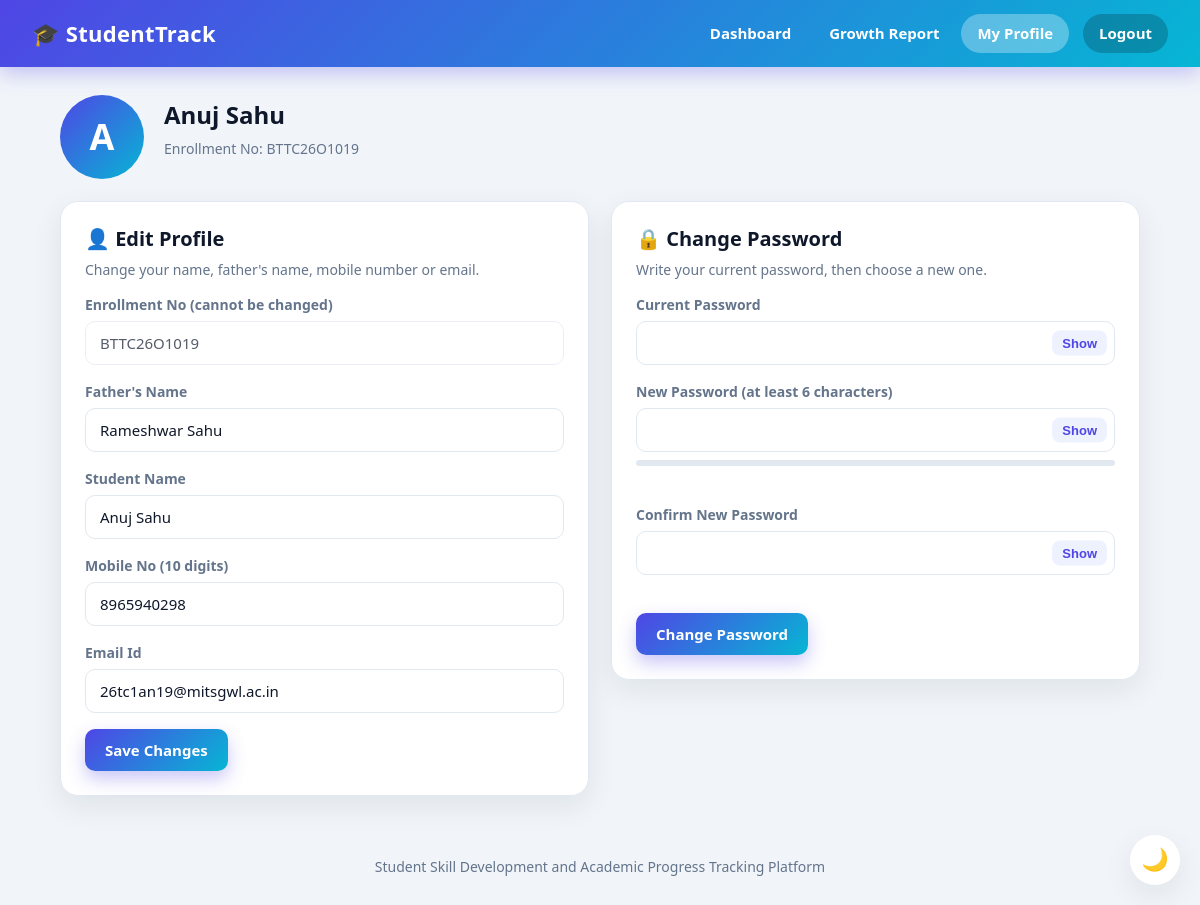
The page /profile (signed in) on the database as committed earlier.
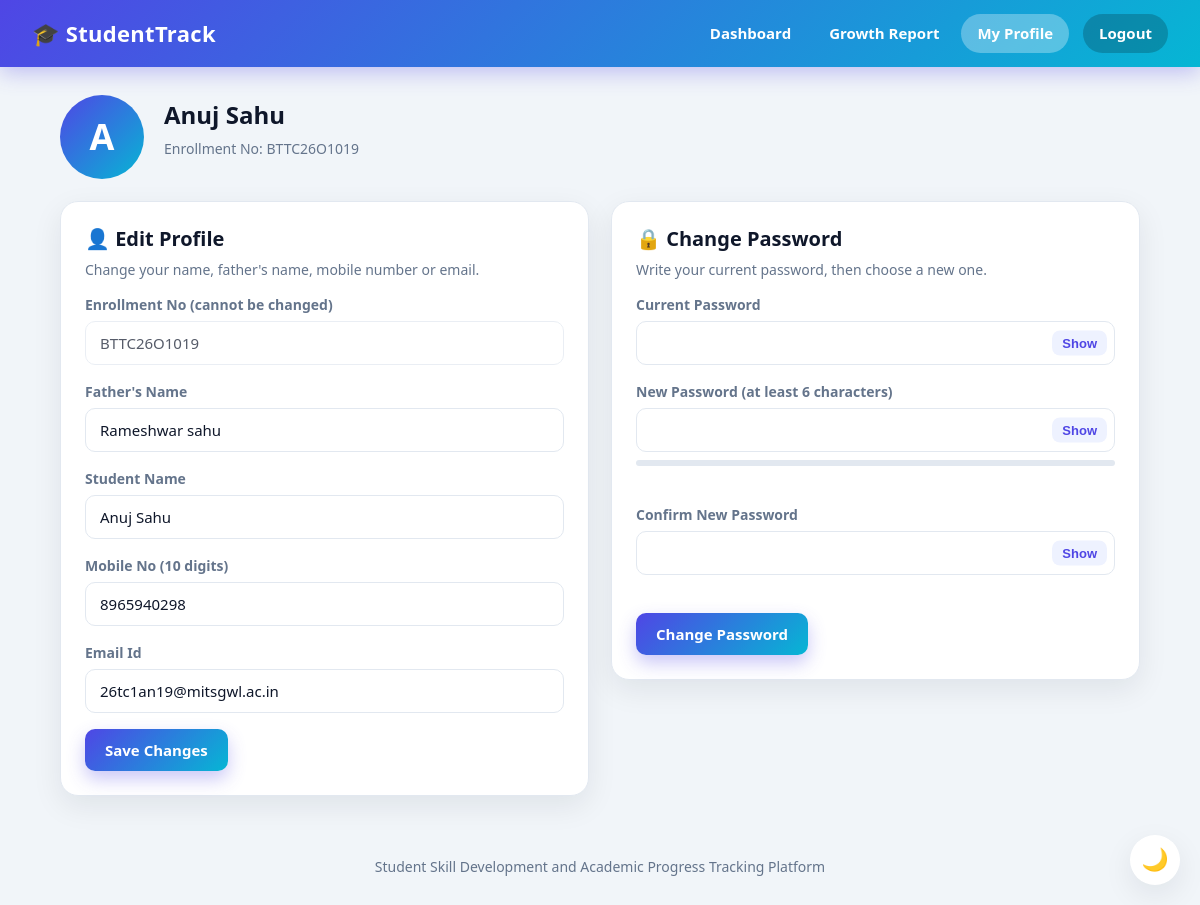
The same page on the database as committed later.
### tables this page shows
CREATE TABLE users (
            id INTEGER PRIMARY KEY AUTOINCREMENT,
            name TEXT,
            father_name TEXT,
            enrollment TEXT,
            mobile TEXT,
            email TEXT,
            password TEXT
        );

### app.py (the view, shortened to what this page needs)
@app.route("/profile", methods=["GET", "POST"])
def profile():
    if "enrollment" not in session:
        return redirect("/")
    db = sqlite3.connect("students.db")
    user = db.execute(
        "SELECT name, father_name, enrollment, mobile, email FROM users WHERE enrollment = ?",
        (session["enrollment"],)
    ).fetchone()
    db.close()
    if user is None:
        session.clear()
        return redirect("/")
    return render_template("profile.html", user=user)

### app.py (called while the page is built)
@app.after_request
def no_cache(response):
    response.headers["Cache-Control"] = "no-store"
    return response

### templates/profile.html (shortened to what this page needs)
{% extends "base.html" %}
{% block nav %}{% include "nav_student.html" %}{% endblock %}
{% block content %}
<main class="container">
    <section class="profile-head fade">
        <div class="avatar">{{ user[0][0]|upper }}</div>
        <div>
            <h1>{{ user[0] }}</h1>
            <p class="hint">Enrollment No: {{ user[2] }}</p>
        </div>
    </section>
    <section class="two-col">
        <div class="card fade">
            <h2>👤 Edit Profile</h2>
            <p class="hint">Change your name, father's name, mobile number or email.</p>
            <form action="/profile" method="post">
                <div class="field">
                    <label>Enrollment No (cannot be changed)</label>
                    <input class="input" type="text" value="{{ user[2] }}" disabled>
                </div>
                <div class="field">
                    <label for="father">Father's Name</label>
                    <input class="input" type="text" id="father" name="father_name" value="{{ user[1] }}" required>
                </div>
                <div class="field">
                    <label for="name">Student Name</label>
                    <input class="input" type="text" id="name" name="name" value="{{ user[0] }}" required>
                </div>
                <div class="field">
                    <label for="mobile">Mobile No (10 digits)</label>
                    <input class="input" type="text" id="mobile" name="mobile" value="{{ user[3] }}" pattern="[0-9]{10}" title="Write 10 digits" required>
                </div>
                <div class="field">
                    <label for="email">Email Id</label>
                    <input class="input" type="email" id="email" name="email" value="{{ user[4] }}" required>
                </div>
                <button type="submit" class="btn btn-primary">Save Changes</button>
            </form>
        </div>
        <div class="card fade">
            <h2>🔒 Change Password</h2>
            <p class="hint">Write your current password, then choose a new one.</p>
            <form action="/changepassword" method="post">
                <div class="field">
                    <label for="current">Current Password</label>
                    <div class="password-wrap">
                        <input class="input" type="password" id="current" name="current" required>
                        <button type="button" data-toggle-password="current">Show</button>
                    </div>
                </div>
                <div class="field">
                    <label for="newPassword">New Password (at least 6 characters)</label>
                    <div class="password-wrap">
                        <input class="input" type="password" id="newPassword" name="new" minlength="6" required>
                        <button type="button" data-toggle-password="newPassword">Show</button>
                    </div>
                    <div class="strength"><div id="strengthFill"></div></div>
                    <p class="small-text" id="strengthText"></p>
                </div>
                <div class="field">
                    <label for="confirmPassword">Confirm New Password</label>
                    <div class="password-wrap">
                        <input class="input" type="password" id="confirmPassword" name="confirm" required>
                        <button type="button" data-toggle-password="confirmPassword">Show</button>
                    </div>
                    <p class="small-text" id="matchText"></p>
                </div>
                <button type="submit" class="btn btn-primary">Change Password</button>
            </form>
        </div>
    </section>
</main>
<footer class="footer">Student Skill Development and Academic Progress Tracking Platform</footer>
{% endblock %}

### templates/base.html (shortened to what this page needs)
<!DOCTYPE html>
<html lang="en">
<head>
    <link rel="stylesheet" href="{{ url_for('static', filename='style.css') }}">
</head>
<body>
    {% block nav %}{% endblock %}
    {% block content %}{% endblock %}
    <button id="themeBtn" class="theme-btn" type="button" title="Dark / light mode">🌙</button>
</body>
</html>

### templates/nav_student.html (shortened to what this page needs)
<header class="navbar">
    <a class="brand" href="/dashboard">🎓 StudentTrack</a>
    <nav class="nav-links">
        <a href="/dashboard" class="{% if request.path == '/dashboard' %}active{% endif %}">Dashboard</a>
        <a href="/report">Growth Report</a>
        <a href="/profile" class="{% if request.path == '/profile' %}active{% endif %}">My Profile</a>
        <a href="/logout" class="logout">Logout</a>
    </nav>
</header>

### static/style.css (style rules this page uses)
:root { --bg: #f1f5f9; --card: #ffffff; --text: #0f172a; --muted: #64748b; --border: #e2e8f0; --primary: #4f46e5; --primary-dark: #4338ca; --primary-soft: #eef2ff; --good: #16a34a; --mid: #d97706; --low: #dc2626; --input-bg: #ffffff; --shadow: 0 10px 30px rgba(15, 23, 42, 0.08); --grad: linear-gradient(135deg, #4f46e5 0%, #06b6d4 100%); }
* { box-sizing: border-box; }
html { scroll-behavior: smooth; scroll-padding-top: 90px; }
body { margin: 0; font-family: "Segoe UI", Tahoma, Arial, sans-serif; background: var(--bg); color: var(--text); line-height: 1.5; transition: background 0.3s, color 0.3s; }
h1, h2, h3 { margin: 0 0 8px; line-height: 1.25; }
h2 { font-size: 20px; }
p { margin: 0 0 10px; }
a { color: var(--primary); text-decoration: none; }
.container { max-width: 1120px; margin: 0 auto; padding: 28px 20px 10px; }
.hint { color: var(--muted); font-size: 14px; margin-bottom: 14px; }
.navbar { position: sticky; top: 0; z-index: 40; display: flex; align-items: center; justify-content: space-between; padding: 14px 32px; background: var(--grad); color: #fff; box-shadow: 0 6px 20px rgba(79, 70, 229, 0.3); }
.brand { color: #fff; font-size: 22px; font-weight: 700; letter-spacing: 0.3px; }
.nav-links { display: flex; align-items: center; gap: 6px; }
.nav-links a { color: #fff; padding: 8px 16px; border-radius: 30px; font-weight: 600; font-size: 15px; transition: background 0.2s; }
.nav-links a.active { background: rgba(255, 255, 255, 0.3); }
.nav-links a.logout { background: rgba(0, 0, 0, 0.2); margin-left: 8px; }
.card { background: var(--card); border-radius: 18px; padding: 24px; box-shadow: var(--shadow); border: 1px solid var(--border); transition: transform 0.25s, box-shadow 0.25s, background 0.3s; }
.two-col { display: grid; grid-template-columns: 1fr 1fr; gap: 22px; margin-bottom: 22px; align-items: start; }
.input { width: 100%; padding: 11px 14px; font-size: 15px; border: 1.5px solid var(--border); border-radius: 10px; background: var(--input-bg); color: var(--text); outline: none; transition: border-color 0.2s, box-shadow 0.2s; font-family: inherit; }
.input:disabled { opacity: 0.7; cursor: not-allowed; }
.field { margin-bottom: 16px; }
.field label { display: block; font-weight: 600; font-size: 14px; margin-bottom: 6px; color: var(--muted); }
.password-wrap { position: relative; }
.password-wrap .input { padding-right: 70px; }
.password-wrap button { position: absolute; right: 8px; top: 50%; transform: translateY(-50%); border: none; background: var(--primary-soft); color: var(--primary); font-weight: 600; font-size: 13px; padding: 5px 10px; border-radius: 8px; cursor: pointer; }
.btn { display: inline-block; padding: 11px 20px; font-size: 15px; font-weight: 600; border: none; border-radius: 10px; cursor: pointer; text-align: center; font-family: inherit; transition: transform 0.15s, box-shadow 0.2s, background 0.2s; }
.btn-primary { background: var(--grad); color: #fff; box-shadow: 0 8px 18px rgba(79, 70, 229, 0.3); }
.strength { height: 6px; background: var(--border); border-radius: 10px; margin-top: 8px; overflow: hidden; }
.small-text { font-size: 13px; color: var(--muted); margin-top: 4px; min-height: 18px; }
.avatar { width: 84px; height: 84px; border-radius: 50%; background: var(--grad); color: #fff; display: grid; place-items: center; font-size: 36px; font-weight: 700; flex-shrink: 0; }
.profile-head { display: flex; align-items: center; gap: 20px; margin-bottom: 22px; flex-wrap: wrap; }
.footer { text-align: center; color: var(--muted); padding: 28px 20px; font-size: 14px; }
.theme-btn { position: fixed; right: 20px; bottom: 20px; width: 50px; height: 50px; border-radius: 50%; border: none; background: var(--card); box-shadow: var(--shadow); font-size: 22px; cursor: pointer; z-index: 70; transition: transform 0.2s; }
.fade { animation: fade-up 0.6s ease both; }

Rows that differ between the two databases and show on the page:
changed users "Anuj Sahu": father_name "Rameshwar Sahu" → "Rameshwar sahu"
